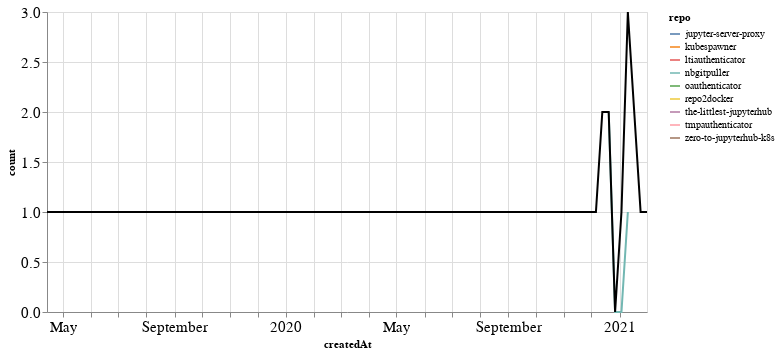

The code cell stored with this chart in its notebook:
### Markdown cell above
### PRs

### Code cell
prs_time = prs.groupby('repo').resample('W', on='createdAt').count()['author'].reset_index()
prs_time = prs_time.rename(columns={'author': 'count'})
prs_time_total = prs_time.groupby('createdAt').agg({"count": "sum"}).reset_index()

ch1 = alt.Chart(prs_time, width=600).mark_line().encode(
    x='createdAt',
    y='count',
    color='repo',
    tooltip="repo"
)

ch2 = alt.Chart(prs_time_total, width=600).mark_line(color="black").encode(
    x='createdAt',
    y='count',
)

ch1 + ch2

### Figure 1 — Vega-Lite specification as saved in the notebook (floating-point values rounded to 4 significant figures)
{"config": {"axisLeft": {"labelFontSize": 15}, "axisBottom": {"labelFontSize": 15}}, "layer": [{"data": {"name": "data-f9ed4fde6241952f59ea850f5f2a5101"}, "mark": "line", "encoding": {"color": {"type": "nominal", "field": "repo"}, "tooltip": {"type": "nominal", "field": "repo"}, "x": {"type": "temporal", "field": "createdAt"}, "y": {"type": "quantitative", "field": "count"}}, "width": 600}, {"data": {"name": "data-df87e7cbea27f8bde41fd92b80e9de31"}, "mark": {"type": "line", "color": "black"}, "encoding": {"x": {"type": "temporal", "field": "createdAt"}, "y": {"type": "quantitative", "field": "count"}}, "width": 600}], "$schema": "https://vega.github.io/schema/vega-lite/v4.8.1.json", "datasets": {"data-f9ed4fde6241952f59ea850f5f2a5101": [{"repo": "jupyter-server-proxy", "createdAt": "2021-01-10T00:00:00", "count": 2}, {"repo": "kubespawner", "createdAt": "2020-12-13T00:00:00", "count": 1}, {"repo": "ltiauthenticator", "createdAt": "2020-12-06T00:00:00", "count": 1}, {"repo": "nbgitpuller", "createdAt": "2020-12-20T00:00:00", "count": 2}, {"repo": "nbgitpuller", "createdAt": "2020-12-27T00:00:00", "count": 0}, {"repo": "nbgitpuller", "createdAt": "2021-01-03T00:00:00", "count": 0}, {"repo": "nbgitpuller", "createdAt": "2021-01-10T00:00:00", "count": 1}, {"repo": "oauthenticator", "createdAt": "2021-01-31T00:00:00", "count": 1}, {"repo": "repo2docker", "createdAt": "2019-04-14T00:00:00", "count": 1}, {"repo": "the-littlest-jupyterhub", "createdAt": "2021-01-03T00:00:00", "count": 1}, {"repo": "tmpauthenticator", "createdAt": "2020-12-13T00:00:00", "count": 1}, {"repo": "zero-to-jupyterhub-k8s", "createdAt": "2021-01-24T00:00:00", "count": 1}], "data-df87e7cbea27f8bde41fd92b80e9de31": [{"createdAt": "2019-04-14T00:00:00", "count": 1}, {"createdAt": "2020-12-06T00:00:00", "count": 1}, {"createdAt": "2020-12-13T00:00:00", "count": 2}, {"createdAt": "2020-12-20T00:00:00", "count": 2}, {"createdAt": "2020-12-27T00:00:00", "count": 0}, {"createdAt": "2021-01-03T00:00:00", "count": 1}, {"createdAt": "2021-01-10T00:00:00", "count": 3}, {"createdAt": "2021-01-24T00:00:00", "count": 1}, {"createdAt": "2021-01-31T00:00:00", "count": 1}]}}
